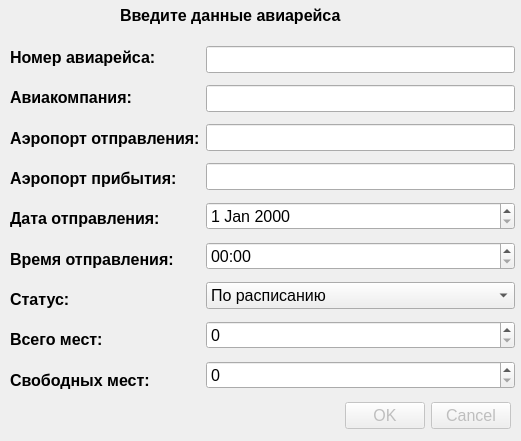
<?xml version="1.0" encoding="UTF-8"?>
<ui version="4.0">
 <class>FlightDialog</class>
 <widget class="QDialog" name="FlightDialog">
  <property name="geometry">
   <rect>
    <x>0</x>
    <y>0</y>
    <width>521</width>
    <height>441</height>
   </rect>
  </property>
  <property name="font">
   <font>
    <pointsize>12</pointsize>
   </font>
  </property>
  <property name="windowTitle">
   <string>Авиарейс</string>
  </property>
  <widget class="QLabel" name="title_label">
   <property name="geometry">
    <rect>
     <x>120</x>
     <y>0</y>
     <width>281</width>
     <height>31</height>
    </rect>
   </property>
   <property name="font">
    <font>
     <pointsize>12</pointsize>
     <bold>true</bold>
    </font>
   </property>
   <property name="text">
    <string>Введите данные авиарейса</string>
   </property>
  </widget>
  <widget class="QWidget" name="layoutWidget">
   <property name="geometry">
    <rect>
     <x>10</x>
     <y>40</y>
     <width>505</width>
     <height>357</height>
    </rect>
   </property>
   <layout class="QHBoxLayout" name="horizontalLayout_2">
    <item>
     <layout class="QVBoxLayout" name="verticalLayout_3">
      <item>
       <widget class="QLabel" name="num_flight_label">
        <property name="font">
         <font>
          <pointsize>12</pointsize>
          <bold>true</bold>
         </font>
        </property>
        <property name="text">
         <string>Номер авиарейса:</string>
        </property>
       </widget>
      </item>
      <item>
       <widget class="QLabel" name="company_label">
        <property name="font">
         <font>
          <pointsize>12</pointsize>
          <bold>true</bold>
         </font>
        </property>
        <property name="text">
         <string>Авиакомпания:</string>
        </property>
       </widget>
      </item>
      <item>
       <widget class="QLabel" name="from_label">
        <property name="font">
         <font>
          <pointsize>12</pointsize>
          <bold>true</bold>
         </font>
        </property>
        <property name="text">
         <string>Аэропорт отправления:</string>
        </property>
       </widget>
      </item>
      <item>
       <widget class="QLabel" name="to_label">
        <property name="font">
         <font>
          <pointsize>12</pointsize>
          <bold>true</bold>
         </font>
        </property>
        <property name="text">
         <string>Аэропорт прибытия:</string>
        </property>
       </widget>
      </item>
      <item>
       <widget class="QLabel" name="date_label">
        <property name="font">
         <font>
          <pointsize>12</pointsize>
          <bold>true</bold>
         </font>
        </property>
        <property name="text">
         <string>Дата отправления:</string>
        </property>
       </widget>
      </item>
      <item>
       <widget class="QLabel" name="time_label">
        <property name="font">
         <font>
          <pointsize>12</pointsize>
          <bold>true</bold>
         </font>
        </property>
        <property name="text">
         <string>Время отправления:</string>
        </property>
       </widget>
      </item>
      <item>
       <widget class="QLabel" name="state_label">
        <property name="font">
         <font>
          <pointsize>12</pointsize>
          <bold>true</bold>
         </font>
        </property>
        <property name="text">
         <string>Статус:</string>
        </property>
       </widget>
      </item>
      <item>
       <widget class="QLabel" name="all_place_label">
        <property name="font">
         <font>
          <pointsize>12</pointsize>
          <bold>true</bold>
         </font>
        </property>
        <property name="text">
         <string>Всего мест:</string>
        </property>
       </widget>
      </item>
      <item>
       <widget class="QLabel" name="free_place_label">
        <property name="font">
         <font>
          <pointsize>12</pointsize>
          <bold>true</bold>
         </font>
        </property>
        <property name="text">
         <string>Свободных мест:</string>
        </property>
       </widget>
      </item>
     </layout>
    </item>
    <item>
     <layout class="QVBoxLayout" name="verticalLayout_4">
      <item>
       <widget class="QLineEdit" name="num_flight_edit"/>
      </item>
      <item>
       <widget class="QLineEdit" name="company_edit"/>
      </item>
      <item>
       <widget class="QLineEdit" name="from_edit"/>
      </item>
      <item>
       <widget class="QLineEdit" name="to_edit"/>
      </item>
      <item>
       <widget class="QDateEdit" name="date_date"/>
      </item>
      <item>
       <widget class="QTimeEdit" name="time_time">
        <property name="displayFormat">
         <string>HH:mm</string>
        </property>
       </widget>
      </item>
      <item>
       <widget class="QComboBox" name="state_box">
        <item>
         <property name="text">
          <string>По расписанию</string>
         </property>
        </item>
        <item>
         <property name="text">
          <string>Регистрация</string>
         </property>
        </item>
        <item>
         <property name="text">
          <string>Посадка</string>
         </property>
        </item>
        <item>
         <property name="text">
          <string>Вылетел</string>
         </property>
        </item>
        <item>
         <property name="text">
          <string>Задерживается</string>
         </property>
        </item>
        <item>
         <property name="text">
          <string>Отменён</string>
         </property>
        </item>
       </widget>
      </item>
      <item>
       <widget class="QSpinBox" name="all_place_spin">
        <property name="maximum">
         <number>1000</number>
        </property>
       </widget>
      </item>
      <item>
       <widget class="QSpinBox" name="free_place_spin">
        <property name="maximum">
         <number>1000</number>
        </property>
       </widget>
      </item>
     </layout>
    </item>
   </layout>
  </widget>
  <widget class="QDialogButtonBox" name="buttonBox">
   <property name="enabled">
    <bool>false</bool>
   </property>
   <property name="geometry">
    <rect>
     <x>170</x>
     <y>400</y>
     <width>341</width>
     <height>32</height>
    </rect>
   </property>
   <property name="orientation">
    <enum>Qt::Orientation::Horizontal</enum>
   </property>
   <property name="standardButtons">
    <set>QDialogButtonBox::StandardButton::Cancel|QDialogButtonBox::StandardButton::Ok</set>
   </property>
  </widget>
 </widget>
 <resources/>
 <connections/>
</ui>
